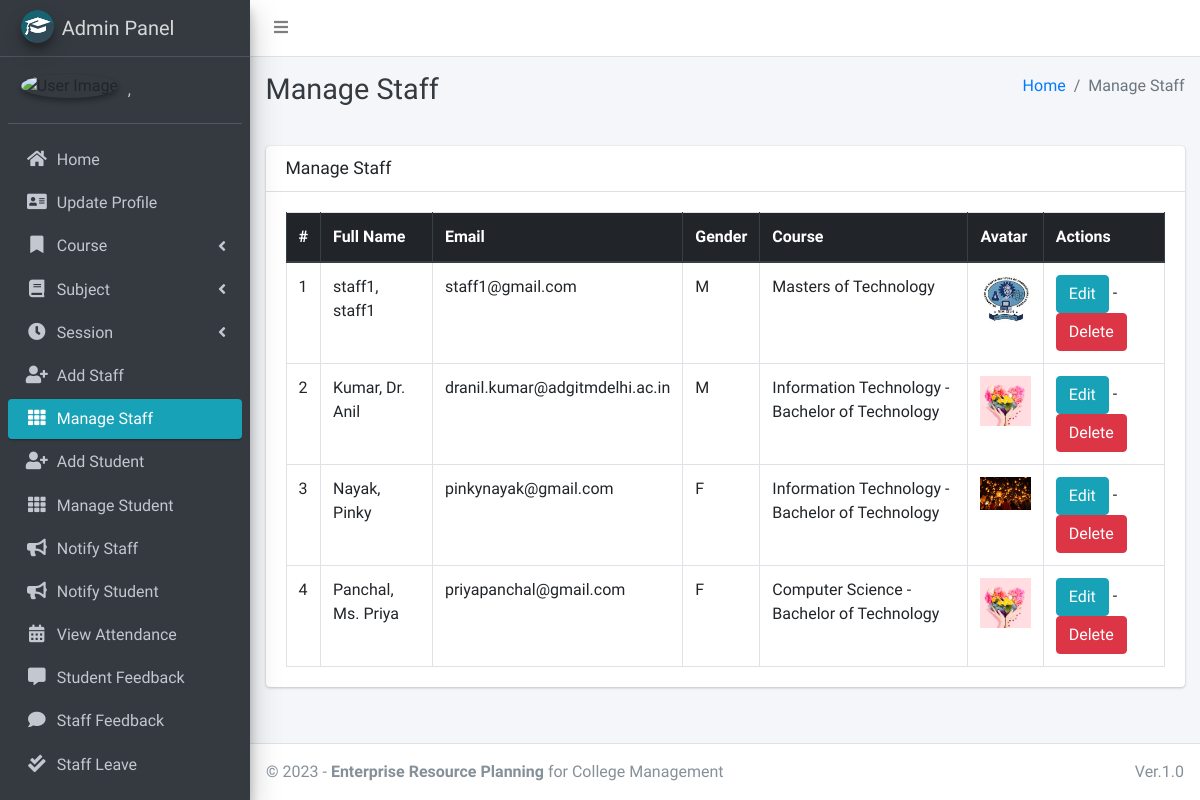
Page /staff/manage/ (signed in) on the committed database.
### main_app/models.py (models this page shows, shortened)
class CustomUser(AbstractUser):
    USER_TYPE = ((1, "HOD"), (2, "Staff"), (3, "Student"))
    GENDER = [("M", "Male"), ("F", "Female")]
    username = None  # Removed username, using email instead
    email = models.EmailField(unique=True)
    user_type = models.CharField(default=1, choices=USER_TYPE, max_length=1)
    gender = models.CharField(max_length=1, choices=GENDER)
    profile_pic = models.ImageField()
    address = models.TextField()
    fcm_token = models.TextField(default="")  # For firebase notifications
    created_at = models.DateTimeField(auto_now_add=True)
    updated_at = models.DateTimeField(auto_now=True)
    USERNAME_FIELD = "email"
    REQUIRED_FIELDS = []
    objects = CustomUserManager()
    def __str__(self):
        return self.last_name + ", " + self.first_name

class Staff(models.Model):
    course = models.ForeignKey(Course, on_delete=models.DO_NOTHING, null=True, blank=False)
    admin = models.OneToOneField(CustomUser, on_delete=models.CASCADE)

class Course(models.Model):
    name = models.CharField(max_length=120)
    created_at = models.DateTimeField(auto_now_add=True)
    updated_at = models.DateTimeField(auto_now=True)

### main_app/hod_views.py (the view)
# urls.py: path("staff/manage/", hod_views.manage_staff, name='manage_staff'),
def manage_staff(request):
    allStaff = CustomUser.objects.filter(user_type=2)
    context = {
        'allStaff': allStaff,
        'page_title': 'Manage Staff'
    }
    return render(request, "hod_template/manage_staff.html", context)

### main_app/templates/hod_template/manage_staff.html
{% extends 'main_app/base.html' %}
{% load static %}
{% block page_title %}{{page_title}}{% endblock page_title %}
{% block content %}
<section class="content">
    <div class="container-fluid">
        <div class="row">
            <div class="col-md-12">
                <div class="card">
                    <div class="card-header">
                        <h3 class="card-title">{{page_title}}</h3>
                    </div>
                    <div class="card-body">
                        <table id="example2" class="table table-bordered table-hover">
                            <thead class="thead-dark">
                                <tr>
                                    <th>#</th>
                                    <th>Full Name</th>
                                    <th>Email</th>
                                    <th>Gender</th>
                                    <th>Course</th>
                                    <th>Avatar</th>
                                    <th>Actions</th>
                                </tr>
                            </thead>
                            <tbody>
                                {% for staff in allStaff %}
                                <tr>
                                    <td>{{ forloop.counter }}</td>
                                    <td>{{staff.last_name}}, {{staff.first_name}}</td>
                                    <td>{{staff.email}}</td>
                                    <td>{{staff.gender}}</td>
                                    <td>{{staff.staff.course.name}}</td>
                                    <td>
                                        {% if staff.profile_pic == ""  %}
                                        No Image
                                        {% else %}
                                        <img class="img img-fluid mb-2" height="56" width="56"
                                            src="{{staff.profile_pic}}" alt="">
                                        {% endif %}
                                    </td>
                                    <td>
                                        <a href="{% url 'edit_staff' staff.staff.id %}" class="btn btn-info">Edit</a> -
                                        <a href="{% url 'delete_staff' staff.staff.id %}" class="btn btn-danger" onclick="return confirm('Are you sure about this ?')">Delete</a>
                                    </td>
                                </tr>
                                {% endfor %}
                            </tbody>
                        </table>
                    </div>
                </div>
            </div>
        </div>
    </div>
</section>
{% endblock content %}

### main_app/templates/main_app/sidebar_template.html (shortened to what this page needs)
{% load static %}
<aside class="main-sidebar sidebar-dark-info elevation-4">
    {% if request.user.user_type == '1' %}
    <a href="{% url 'admin_home' %}" class="brand-link">
        <img src="{% static 'dist/img/cmsl.png' %} " alt="AdminLTE Logo"
            class="brand-image img-circle elevation-3" >
        <span class="brand-text font-weight-light">Admin Panel</span>
    </a>
    <div class="sidebar">
        <div class="user-panel mt-3 pb-3 mb-3 d-flex">
            <div class="image">
                <img src="{{ request.user.profile_pic}}" class="img-circle elevation-2" alt="User Image">
            </div>
            <div class="info">
                <a href="#" class="d-block">{{user}}</a>
            </div>
        </div>
        <nav class="mt-2">
            <ul class="nav nav-pills nav-sidebar flex-column" data-widget="treeview" role="menu" data-accordion="false">
                <li class="nav-item">
                    {% url 'admin_home' as admin_home %}
                    <a href="{{admin_home}}" class="nav-link {% if admin_home == request.path %} active {% endif %}">
                        <i class="nav-icon fas fa-home"></i>
                        <p>
                            Home
                        </p>
                    </a>
                </li>
                <li class="nav-item">
                    {% url 'admin_view_profile' as admin_view_profile %}
                    <a href="{{admin_view_profile}}"
                        class="nav-link {% if admin_view_profile == request.path %} active {% endif %}">
                        <i class="nav-icon fas fa-address-card"></i>
                        <p>
                            Update Profile
                        </p>
                    </a>
                </li>
                <li class="nav-item has-treeview">
                    <a href="#" class="nav-link">
                        <i class="nav-icon fas fa-bookmark"></i>
                        <p>
                            Course
                            <i class="fas fa-angle-left right"></i>
                        </p>
                    </a>
                </li>
                <li class="nav-item has-treeview">
                    <a href="#" class="nav-link">
                        <i class="nav-icon fas fa-book"></i>
                        <p>
                            Subject
                            <i class="fas fa-angle-left right"></i>
                        </p>
                    </a>
                </li>
                <li class="nav-item has-treeview">
                    <a href="#" class="nav-link">
                        <i class="nav-icon fas fa-clock"></i>
                        <p>
                            Session
                            <i class="fas fa-angle-left right"></i>
                        </p>
                    </a>
                </li>
                <li class="nav-item">
                    {% url 'add_staff' as add_staff %}
                    <a href="{{add_staff}}" class="nav-link {% if add_staff == request.path %} active {% endif %}">
                        <i class="nav-icon fas fa-user-plus"></i>
                        <p>
                            Add Staff
                        </p>
                    </a>
                </li>
                <li class="nav-item">
                    {% url 'manage_staff' as manage_staff %}
                    {% url 'edit_staff' staff_id as edit_staff %}
                    <a href="{{manage_staff}}"
                        class="nav-link {% if manage_staff == request.path or request.path == edit_staff %} active {% endif %}">
                        <i class="nav-icon fas fa-th"></i>
                        <p>
                            Manage Staff
                        </p>
                    </a>
                </li>
                <li class="nav-item">
                    {% url 'add_student' as add_student%}
                    <a href="{{add_student}}" class="nav-link  {% if add_student == request.path %} active {% endif %}">
                        <i class="nav-icon fas fa-user-plus"></i>
                        <p>
                            Add Student
                        </p>
                    </a>
                </li>
                <li class="nav-item">
                    {% url 'manage_student' as manage_student %}
                    {% url 'edit_student' student_id as edit_student %}
                    <a href="{{manage_student}}"
                        class="nav-link  {% if edit_student == request.path or manage_student == request.path %} active {% endif %}">
                        <i class="nav-icon fas fa-th"></i>
                        <p>
                            Manage Student
                        </p>
                    </a>
                </li>
                <li class="nav-item">
                    {% url 'admin_notify_staff' as admin_notify_staff %}
                    <a href="{{admin_notify_staff}}"
                        class="nav-link {% if admin_notify_staff == request.path %} active {% endif %}">
                        <i class="nav-icon fas fa-bullhorn"></i>
                        <p>
                            Notify Staff
                        </p>
                    </a>
                </li>
                <li class="nav-item">
                    {% url 'admin_notify_student' as admin_notify_student %}
                    <a href="{{admin_notify_student}}"
                        class="nav-link {% if admin_notify_student == request.path %} active {% endif %}">
                        <i class="nav-icon fas fa-bullhorn"></i>
                        <p>
                            Notify Student
                        </p>
                    </a>
                </li>
                <li class="nav-item">
                    {% url 'admin_view_attendance' as admin_view_attendance %}
                <li class="nav-item">
                    <a href="{{admin_view_attendance}}"
                        class="nav-link  {% if admin_view_attendance == request.path %} active {% endif %}">
                        <i class="nav-icon fas fa-calendar-alt"></i>
                        <p>
                            View Attendance
                        </p>
                    </a>
                </li>
                <li class="nav-item">
                    {% url 'student_feedback_message' as student_feedback_message %}
                    <a href="{{ student_feedback_message }}"
                        class="nav-link  {% if student_feedback_message == request.path %} active {% endif %}">
                        <i class="nav-icon fas fa-comment-alt"></i>
                        <p>
                            Student Feedback
                        </p>
                    </a>
                </li>
                <li class="nav-item">
                    {% url 'staff_feedback_message' as staff_feedback_message %}
                    <a href="{{staff_feedback_message}}"
                        class="nav-link   {% if staff_feedback_message == request.path %} active {% endif %}">
                        <i class="nav-icon fas fa-comment"></i>
                        <p>
                            Staff Feedback
                        </p>
                    </a>
                </li>
                <li class="nav-item">
                    {% url 'view_staff_leave' as view_staff_leave %}
                    <a href="{{view_staff_leave}}"
                        class="nav-link  {% if view_staff_leave == request.path %} active {% endif %}">
                        <i class="nav-icon fas fa-check-double"></i>
                        <p>
                            Staff Leave
                        </p>
                    </a>
                </li>
                <li class="nav-item">
                    {% url 'view_student_leave' as view_student_leave %}
                    <a href="{% url 'view_student_leave' %}"
                        class="nav-link  {% if view_student_leave == request.path %} active {% endif %}">
                    </a>
                </li>
                                        {% endif %}
                                    </ul>
                                </nav>
                            </div>
</aside>

### rows in the picture
CustomUser: last_name+first_name ","
CustomUser: last_name "staff1", first_name "staff1", email "staff1@gmail.com", gender "M", staff.course.name "Masters of Technology", shows a picture
CustomUser: last_name "Kumar", first_name "Dr. Anil", email "dranil.kumar@adgitmdelhi.ac.in", gender "M", staff.course.name "Information Technology - Bachelor of Technology", profile_pic (picture)
CustomUser: last_name "Nayak", first_name "Pinky", email "pinkynayak@gmail.com", gender "F", staff.course.name "Information Technology - Bachelor of Technology", profile_pic (picture)
CustomUser: last_name "Panchal", first_name "Ms. Priya", email "priyapanchal@gmail.com", gender "F", staff.course.name "Computer Science - Bachelor of Technology", profile_pic (picture)

### other values in the picture
{{ page_title }} "Manage Staff"
